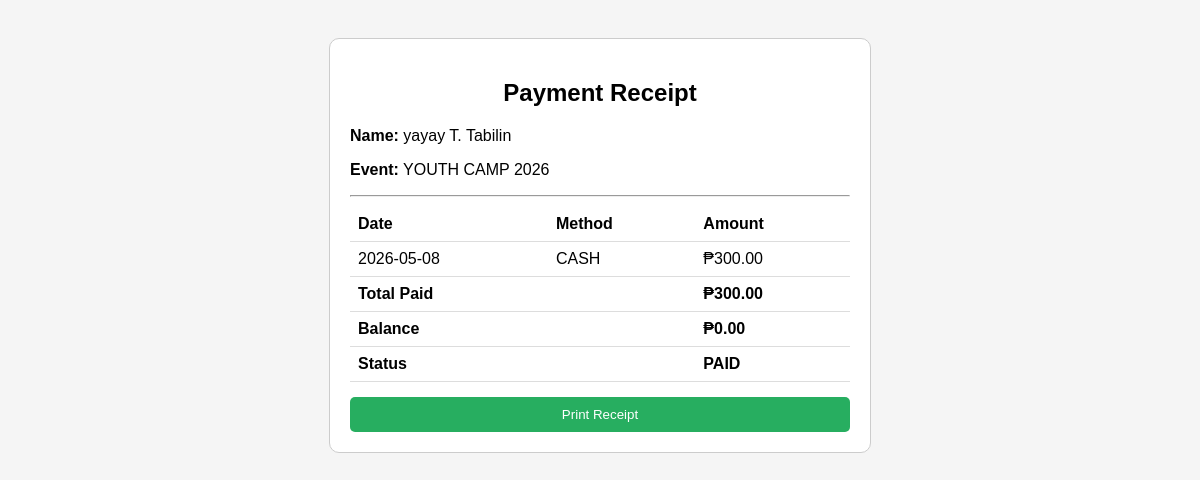
Screenshot of /receipt.php?user_id=14&event_id=7 (signed in) with the database file from the repository.
### tables this page shows
CREATE TABLE `payments` (
  `id` int(11) NOT NULL,
  `user_id` int(11) DEFAULT NULL,
  `event_id` int(11) DEFAULT NULL,
  `amount_paid` decimal(10,2) NOT NULL,
  `payment_date` date DEFAULT NULL,
  `payment_method` enum('cash','gcash','bank') DEFAULT NULL
);

### receipt.php (the view, shortened to what this page needs)
<?php
require_once 'database.php';
$user_id = (int)($_GET['user_id'] ?? 0);
$event_id = (int)($_GET['event_id'] ?? 0);
$data = $conn->query("
    SELECT u.name, e.event_name, e.fee,
           SUM(p.amount_paid) AS total_paid
    FROM payments p
    JOIN users u ON u.id = p.user_id
    JOIN events e ON e.id = p.event_id
    WHERE p.user_id = $user_id AND p.event_id = $event_id
")->fetch_assoc();
$payments = $conn->query("
    SELECT * FROM payments
    WHERE user_id = $user_id AND event_id = $event_id
    ORDER BY payment_date ASC
");
$balance = $data['fee'] - $data['total_paid'];
?>
<!DOCTYPE html>
<html>
<head>
</head>
<body>
<div class="receipt">
<h2>Payment Receipt</h2>
<p><strong>Name:</strong> <?= htmlspecialchars($data['name']) ?></p>
<p><strong>Event:</strong> <?= htmlspecialchars($data['event_name']) ?></p>
<hr>
<table>
<tr><th>Date</th><th>Method</th><th>Amount</th></tr>
<?php while($p = $payments->fetch_assoc()): ?>
<tr>
    <td><?= $p['payment_date'] ?></td>
    <td><?= strtoupper($p['payment_method']) ?></td>
    <td>₱<?= number_format($p['amount_paid'],2) ?></td>
</tr>
<?php endwhile; ?>
<tr class="total">
    <td colspan="2">Total Paid</td>
    <td>₱<?= number_format($data['total_paid'],2) ?></td>
</tr>
<tr class="total">
    <td colspan="2">Balance</td>
    <td>₱<?= number_format($balance,2) ?></td>
</tr>
<tr class="total">
    <td colspan="2">Status</td>
    <td><?= $balance <= 0 ? 'PAID' : 'PARTIAL' ?></td>
</tr>
</table>
<button onclick="window.print()" class="print-btn">Print Receipt</button>
</div>
</body>
</html>

### receipt.php (style rules this page uses)
body { font-family: Arial; padding:30px; background:#f5f5f5; }
.receipt { background:#fff; border:1px solid #ccc; padding:20px; max-width:500px; margin:auto; border-radius:10px; }
h2 { text-align:center; }
table { width:100%; margin-top:10px; border-collapse:collapse; }
td, th { padding:8px; border-bottom:1px solid #ddd; text-align:left; }
.total { font-weight:bold; }
.print-btn { margin-top:15px; width:100%; padding:10px; background:#27ae60; color:#fff; border:none; border-radius:5px; cursor:pointer; }

### rows the page displays
payments: payment_date "2026-05-08", payment_method "CASH", amount_paid "300.00"

### other values shown
$data['name'] "yayay T. Tabilin"
$data['event_name'] "YOUTH CAMP 2026"
$data['total_paid'] "300.00"
$balance "0.00"
